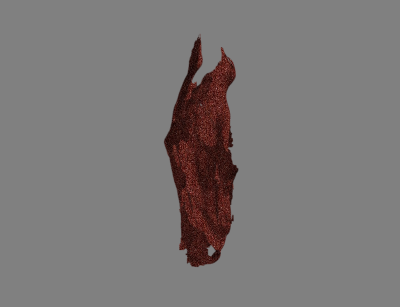
#> input picture 3D-mesh-image-screen-shot/shot1.png, 400 x 307 px
$ python calculate_rotation.py   (Python 2 division)   (older library calls are emulated)
#> lines starting #> are read from the running program, lines starting #| are printed output that depends on the picture
# Then, we also can use opencv to calculate camera's translation and rotation

import cv2
import numpy as np
from matplotlib import pyplot as plt
img1 = cv2.imread('../3D-mesh-image-screen-shot/shot1.png',0)  #queryimage # left image
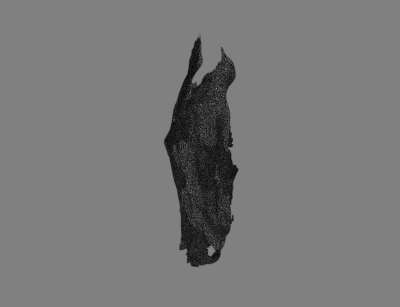
#> img1: shape (307, 400); min 6, max 141, mean 120.3
img2 = cv2.imread('../3D-mesh-image-screen-shot/shot3.png',0) #trainimage # right image
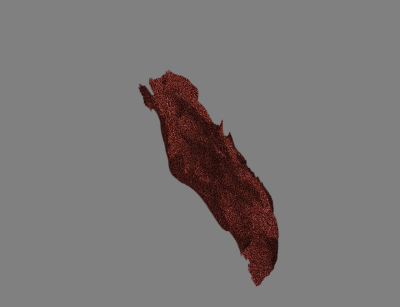
#> input picture 3D-mesh-image-screen-shot/shot3.png, 400 x 307 px
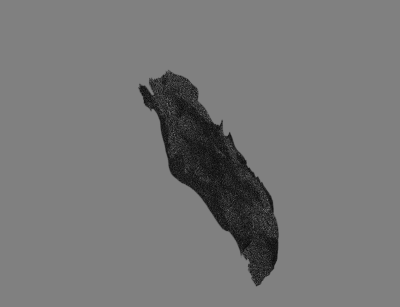
#> img2: shape (307, 400); min 9, max 128, mean 119.6
sift = cv2.SIFT()
#sift = cv2.xfeatures2d.SIFT_create()
# find the keypoints and descriptors with SIFT
kp1, des1 = sift.detectAndCompute(img1,None)
#> kp1 = 94 keypoints; strongest (x, y, size): (211, 251, 5.2), (197, 79, 6.8), (198, 43, 5.2), (217, 255, 5.3)
kp2, des2 = sift.detectAndCompute(img2,None)
#> kp2 = 89 keypoints; strongest (x, y, size): (143, 89, 5.3), (206, 160, 56.2), (152, 93, 2.1), (174, 102, 37.6)
# FLANN parameters
FLANN_INDEX_KDTREE = 0
index_params = dict(algorithm = FLANN_INDEX_KDTREE, trees = 5)
search_params = dict(checks=50)
flann = cv2.FlannBasedMatcher(index_params,search_params)
matches = flann.knnMatch(des1,des2,k=2)
#> matches = 94 matches
#matches = flann.knnMatch(None,None,k=2)
good = []
pts1 = []
pts2 = []
# ratio test as per Lowe's paper
for i,(m,n) in enumerate(matches):
    if m.distance < 0.8*n.distance:
        good.append(m)
        pts2.append(kp2[m.trainIdx].pt)
        pts1.append(kp1[m.queryIdx].pt)
#> this loop made 94 passes
#> after the loop, good = 23 matches; pts1 = 23 items, first 6: (170.2, 141.3), (181.2, 247.6), (182.1, 229.9), (185.3, 250.6), (185.3, 250.6), (191.9, 46.14); pts2 = 23 items, first 6: (176.3, 167.8), (229.5, 135.7), (217.4, 219.9), (225.6, 133.6), (225.6, 133.6), (260.7, 162.4)


pts1 = np.float32(pts1)
#> pts1 = 23 rows, first 8: [170.2, 141.3], [181.2, 247.6], [182.1, 229.9], [185.3, 250.6], [185.3, 250.6], [191.9, 46.14], [192.7, 264.9], [196, 88.84]
pts2 = np.float32(pts2)
#> pts2 = 23 rows, first 8: [176.3, 167.8], [229.5, 135.7], [217.4, 219.9], [225.6, 133.6], [225.6, 133.6], [260.7, 162.4], [193.6, 90.54], [155.1, 93.93]
F, mask = cv2.findFundamentalMat(pts1,pts2,cv2.FM_LMEDS)
#> F = [[4.36e-05, -4.39e-06, -0.00853], [-2.25e-05, -3.09e-05, 0.0108], [-0.0085, 0.00428, 1]]; mask = 23 values, max 1 at index 1, min 0 at index 0, mean 0.565

print F
#| [[ 4.36457431e-05 -4.38575270e-06 -8.52774417e-03]
#|  [-2.25036673e-05 -3.09414760e-05  1.07946065e-02]
#|  [-8.49767147e-03  4.28081617e-03  1.00000000e+00]]
